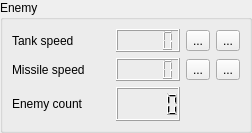
<?xml version="1.0" encoding="UTF-8"?>
<ui version="4.0">
 <class>EnemyHUD</class>
 <widget class="QWidget" name="EnemyHUD">
  <property name="geometry">
   <rect>
    <x>0</x>
    <y>0</y>
    <width>252</width>
    <height>133</height>
   </rect>
  </property>
  <property name="windowTitle">
   <string>Form</string>
  </property>
  <layout class="QGridLayout" name="gridLayout_2">
   <property name="leftMargin">
    <number>0</number>
   </property>
   <property name="topMargin">
    <number>0</number>
   </property>
   <property name="rightMargin">
    <number>0</number>
   </property>
   <property name="bottomMargin">
    <number>0</number>
   </property>
   <property name="spacing">
    <number>0</number>
   </property>
   <item row="0" column="0">
    <widget class="QGroupBox" name="groupBox">
     <property name="title">
      <string>Enemy</string>
     </property>
     <layout class="QGridLayout" name="gridLayout">
      <item row="0" column="0">
       <widget class="QLabel" name="label">
        <property name="text">
         <string>Tank speed</string>
        </property>
       </widget>
      </item>
      <item row="0" column="1">
       <widget class="QLCDNumber" name="tankSpeed_lcdNumber">
        <property name="maximumSize">
         <size>
          <width>64</width>
          <height>26</height>
         </size>
        </property>
       </widget>
      </item>
      <item row="0" column="2">
       <widget class="QToolButton" name="tank_lessSpeedButton">
        <property name="text">
         <string>...</string>
        </property>
        <property name="icon">
         <iconset resource="../res.qrc">
          <normaloff>:/img/less.png</normaloff>:/img/less.png</iconset>
        </property>
       </widget>
      </item>
      <item row="0" column="3">
       <widget class="QToolButton" name="tank_moreSpeedButton">
        <property name="text">
         <string>...</string>
        </property>
        <property name="icon">
         <iconset resource="../res.qrc">
          <normaloff>:/img/plus.png</normaloff>:/img/plus.png</iconset>
        </property>
       </widget>
      </item>
      <item row="1" column="0">
       <widget class="QLabel" name="label_5">
        <property name="text">
         <string>Missile speed</string>
        </property>
       </widget>
      </item>
      <item row="1" column="1">
       <widget class="QLCDNumber" name="missileSpeed_lcdNumber"/>
      </item>
      <item row="1" column="2">
       <widget class="QToolButton" name="missile_lessSpeedButton">
        <property name="text">
         <string>...</string>
        </property>
        <property name="icon">
         <iconset resource="../res.qrc">
          <normaloff>:/img/less.png</normaloff>:/img/less.png</iconset>
        </property>
       </widget>
      </item>
      <item row="1" column="3">
       <widget class="QToolButton" name="missile_moreSpeedButton">
        <property name="text">
         <string>...</string>
        </property>
        <property name="icon">
         <iconset resource="../res.qrc">
          <normaloff>:/img/plus.png</normaloff>:/img/plus.png</iconset>
        </property>
       </widget>
      </item>
      <item row="2" column="0">
       <widget class="QLabel" name="label_6">
        <property name="text">
         <string>Enemy count</string>
        </property>
       </widget>
      </item>
      <item row="2" column="1">
       <widget class="QLCDNumber" name="enemyCount_lcdNumber"/>
      </item>
     </layout>
    </widget>
   </item>
  </layout>
 </widget>
 <resources>
  <include location="../res.qrc"/>
 </resources>
 <connections/>
</ui>
